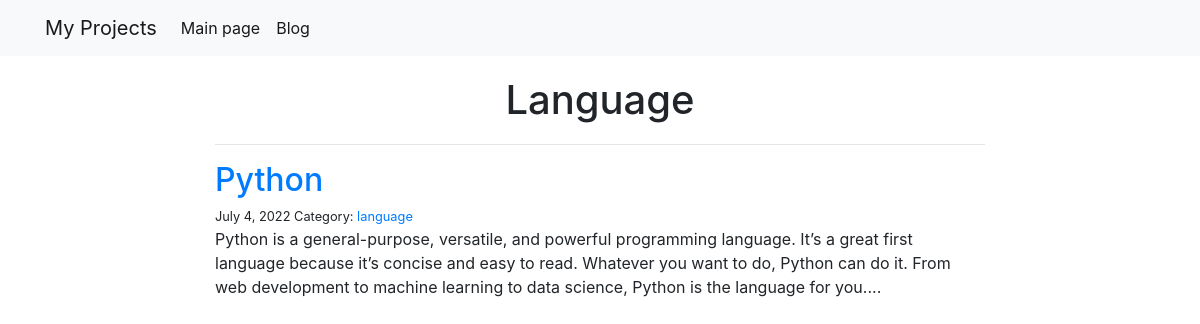
The app's page /blog/language/ with its own data.
### blog/models.py (models this page shows)
class Category(models.Model):
    name = models.CharField(max_length=30)

class Post(models.Model):
    title = models.CharField(max_length=250)
    body = models.TextField()
    created_on = models.DateTimeField(auto_now_add=True)
    last_modified = models.DateTimeField(auto_now=True)
    categories = models.ManyToManyField('Category', related_name='posts')

### blog/views.py (the view)
# urls.py: path("<category>/", views.blog_category, name="blog_category"),
def blog_category(request, category):
    posts = Post.objects.filter(
        categories__name__contains=category).order_by('-created_on')
    context = {
        "category": category,
        "posts": posts
    }
    return render(request, "blog_category.html", context)

### blog/templates/blog_category.html
{% extends "base.html" %}
{% block page_content %}
<div class="col-md-8 offset-md-2">
    <h1>{{ category | title }}</h1>
    <hr>
    {% for post in posts %}
    <h2><a href="{% url 'blog_detail' post.pk%}">{{ post.title }}</a></h2>
    <small>
      {{ post.created_on.date }}
      Category:
      {% for category in post.categories.all %}
      <a href="{% url 'blog_category' category.name %}">
          {{ category.name }}
      </a>
      {% endfor %}
    </small>
    <p>{{ post.body | slice:":400" }}...</p>
    {% endfor %}
</div>
{% endblock %}

### myprojects/static/css/styles.css (style rules this page uses)
h1 { text-align: center; margin: 20; }

### records on screen
Category: name "Language", name "language"
Post: title "Python", created_on "July 4, 2022", body "Python is a general-purpose, versatile, and powerful programming language. It’s a great first language because it’s concise and easy to read. Whatever you want to do, Python can do it. From web development to machine learning to data science, Python is the language for you."
